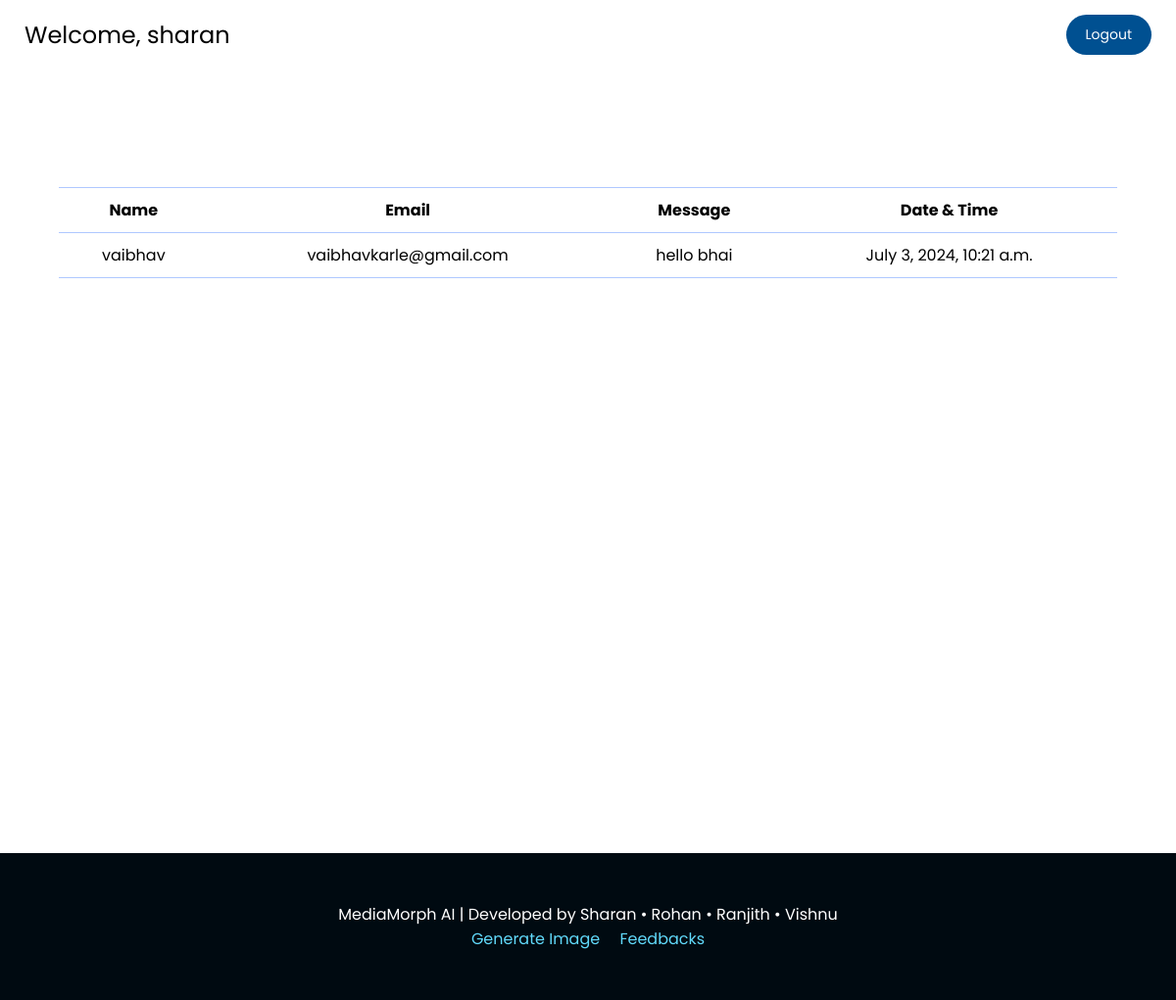
Before: /feedbacks/ (signed in) with the older database file.
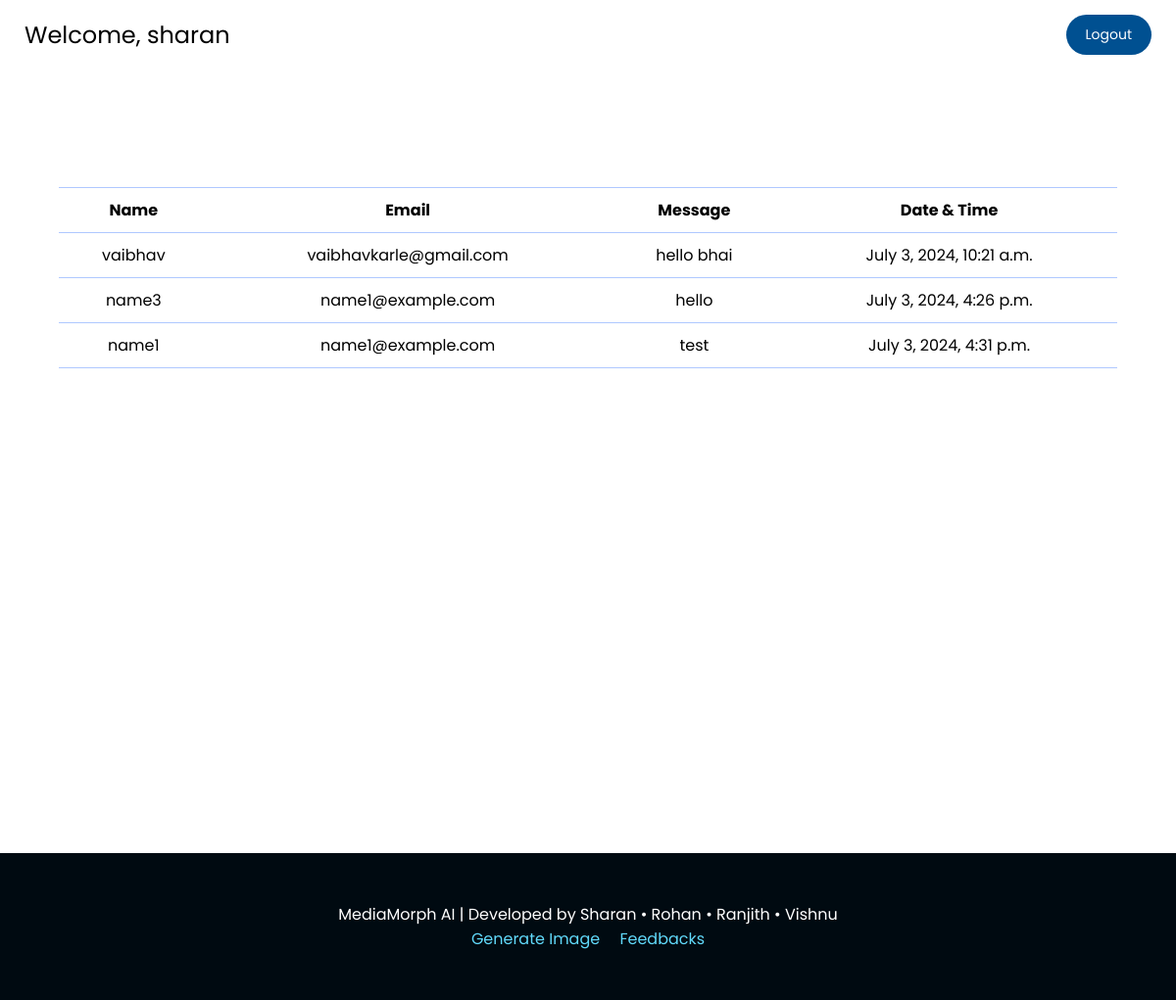
After: the same page with the newer database file.
### Feedbacks/models.py (models this page shows, shortened)
class Feedback(models.Model):
    name = models.CharField(max_length=100)
    email = models.EmailField()
    message = models.TextField()
    created_at = models.DateTimeField(auto_now_add=True)

### Feedbacks/views.py (the view)
# urls.py: path('feedbacks/', submit_feedback),
@login_required
def submit_feedback(request):
    feedbacks = Feedback.objects.all()
    is_superuser = request.user.is_superuser
    return render(request, 'feedbacks.html', {
        'feedbacks': feedbacks,
        'is_superuser':is_superuser,
    })

### Feedbacks/templates/feedbacks.html (shortened to what this page needs)
{% load static %}
{% load tz %}
<!DOCTYPE html>
<html lang="en">
<head>
    <link rel="stylesheet" href="{% static 'feedbacks.css' %}" type="text/css">
</head>
<body>
    <div class="container">
        <p class="greet">Welcome, {{user}}</p>
        <div class="subContainer">
            <a href="/accounts/logout" class="logoutBtn">Logout</a>
        </div>
    </div>
    <section class="main-content">
        <div class="table">
            <table class="productTable">
                <tr>
                    <th class="tableHead">Name</th>
                    <th class="tableHead">Email</th>
                    <th class="tableHead">Message</th>
                    <th class="tableHead">Date & Time</th>
                </tr>
                {% for feedback in feedbacks %}
                <tr>
                    <td class="tableData">{{ feedback.name }}</td>
                    <td class="tableData">{{ feedback.email }}</td>
                    <td class="tableData">{{ feedback.message }}</td>
                    <td class="tableData">{{ feedback.created_at }}</td>
                </tr>
                {% endfor %}
            </table>
        </div>
    </section>
    <footer class="footer">
        <p>MediaMorph AI | Developed by
            <a href="mailto:msharan.hnp@gmail.com" class="DevInfo">Sharan</a>
            • <a href="mailto:rohanms0405@gmail.com" class="DevInfo">Rohan</a>
            • <a href="mailto:24ranjith2003@gmail.com" class="DevInfo">Ranjith</a>
            • <a href="mailto:shivamv1972@gmail.com" class="DevInfo">Vishnu</a>
        </p>
        <div>
            <a href="/generateimage" class="footernav">Generate Image</a>
            {% if user.is_authenticated and user.is_superuser %}
            <a href="/feedbacks" class="footernav">Feedbacks</a>
            {% endif %}
        </div>
    </footer>
</body>
</html>

Changed rows visible on the page:
added Feedback: name "name3", email "name1@example.com", message "hello", created_at "July 3, 2024, 4:26 p.m."
added Feedback: name "name1", email "name1@example.com", message "test", created_at "July 3, 2024, 4:31 p.m."
